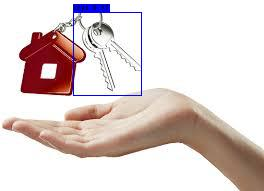
#> input picture test.jpg, 264 x 191 px, given as the content of the folder test.jpg, which was not available
$ python keys_with_background.py --keys test.jpg --background test.jpg
#> lines starting #> are read from the running program, lines starting #| are printed output that depends on the picture; pictures that were not available may be replaced by others from this repository, and a replacement may not be noted
#> in load_background, background is the input picture: shape (191, 264, 3); mean B, G, R 209.2, 211.8, 224.8
#> in load_background, `background = background[:, offset:offset + target_width, :]`:
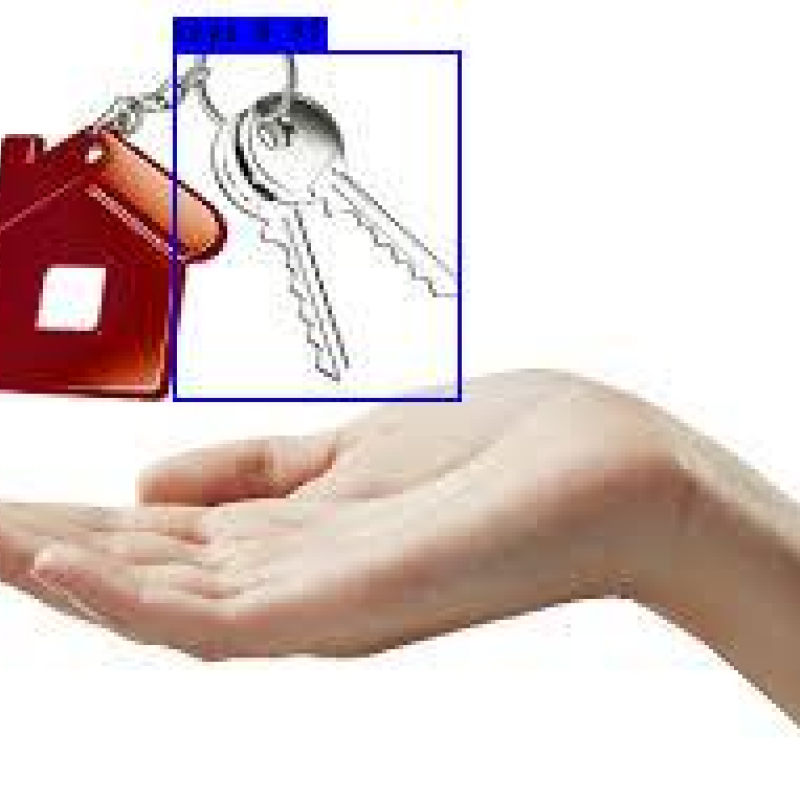
#> background: shape (800, 800, 3); mean R, G, B 222.2, 207.7, 205.3
#!/usr/bin/python
# -*- coding: utf-8 -*-

import os
import cv2
import numpy as np
import matplotlib.pyplot as plt
from keras.preprocessing import image
import sys
import argparse


# =============================================================================

def find_bounding_box(alpha_channel):
    """Find the bounding box of an image, based on its alpha channel

....The idea is to project the alpha value on the X and Y axis to get their histogram,
....then to define the box where 99,9% of the image opacity is.

....alpha_channel........Image alpha channel
....return ................(x, y, width, height) of the bounding box"""

# =============================================================================

    # Project image

    prj_h = np.sum(alpha_channel, axis=0)
    prj_v = np.sum(alpha_channel, axis=1)
    prj_tot = np.sum(prj_h)

    # This function finds the interval where the histogram is at (eps:1-eps) %

    def find_limits(projection, epsilon):

        integration = 0
        start = 0
        for i in range(len(projection)):
            integration += projection[i]
            if not start and integration > epsilon:
                start = i
            if integration > 1 - epsilon:
                end = i
                break

        return (start, end)

    # Find bounding box limits along X and Y

    (sx, ex) = find_limits(prj_h / prj_tot, 0.001)
    (sy, ey) = find_limits(prj_v / prj_tot, 0.001)

    return (sx, sy, ex - sx, ey - sy)


# =============================================================================

def load_key(
    path,
    size,
    rotation=0,
    flip=False,
    ):
    """Load a key image, with alpha channel included, and resize it, rotate it,
....and ajust its bounding box tightly

....path............Path to the image
....size............Highest dimension (width or height) of the final image [px]
....rotation........Rotation to apply to the image [deg]
....flip............True to flip the image along the horizontal axis

....return............Key image
...."""
#> called with path = 'test.jpg/test.jpg', size = 164.3, rotation = 196, flip = False

# =============================================================================

    # Open image

    key = cv2.imread(path, cv2.IMREAD_UNCHANGED)
    key = cv2.cvtColor(key, cv2.COLOR_BGRA2RGBA)
    if flip:
        key = cv2.flip(key, 0)
    (height, width) = key.shape[:2]
#> height = 191; width = 264

    # Increase canvas size to ensure to make any rotation without losing pixels

    dim = int(max(height, width) * 2 ** 0.5)
#> dim = 373
    new_canvas = np.zeros((dim, dim, 4), dtype=np.uint8)

    offx = (dim - width) // 2
#> offx = 54
    offy = (dim - height) // 2
#> offy = 91
    new_canvas[offy:offy + height, offx:offx + width, :] = key
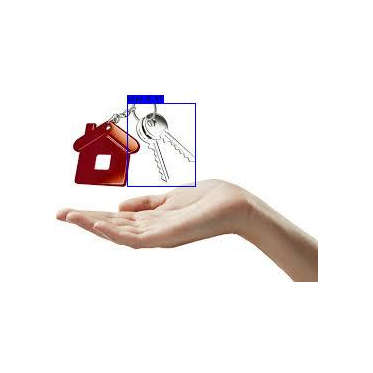
#> new_canvas: shape (373, 373, 4); mean R, G, B, A 81.5, 76.8, 75.8, 92.4; transparent parts drawn white
    key = new_canvas

    # Apply the rotation

    rot_mtx = cv2.getRotationMatrix2D((dim // 2, dim // 2), 45, 1)
    key = cv2.warpAffine(key, rot_mtx, (dim, dim))
#> key: shape (373, 373, 4)

    # Find bounding box and remove what is outside

    alpha_channel = key[:, :, 3]
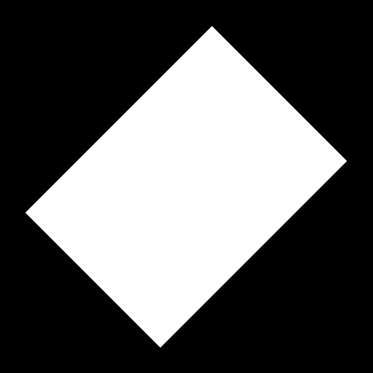
#> alpha_channel: shape (373, 373); min 0, max 255, mean 92.4
    (x, y, w, h) = find_bounding_box(alpha_channel)
#> in find_bounding_box, `prj_h = np.sum(alpha_channel, axis=0)`: prj_h = 373 values, max 68865 at index 161, min 0 at index 0, mean 34461.5
#> in find_bounding_box, `prj_v = np.sum(alpha_channel, axis=1)`: prj_v has the same summary as prj_h
#> in find_bounding_box, `prj_tot = np.sum(prj_h)`: prj_tot = 12854128
#> the loop in find_limits, `for i in range(len(projection)):` made 340 passes
#> (integration, start) on pass 33: (0.00117, 32)
#> (integration, end) on pass 340: (0.999, 339)
#> after the loop in find_limits, `for i in range(len(projection)):`: integration = 0.999; start = 32
#> in find_bounding_box, `(sx, ex) = find_limits(prj_h / prj_tot, 0.001)`: ex = 339
#> the loop in find_limits (call 2), `for i in range(len(projection)):` made 341 passes
#> (integration, start) on pass 34: (0.00127, 33)
#> (integration, end) on pass 341: (0.999, 340)
#> in find_bounding_box, `(sy, ey) = find_limits(prj_v / prj_tot, 0.001)`: sy = 33; ey = 340
#> x = 32; y = 33; w = 307; h = 307
    key = key[y:y + h, x:x + w, :]
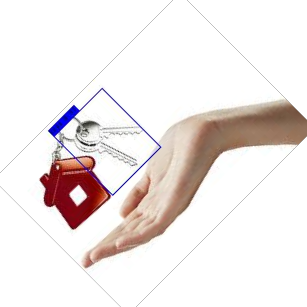
#> key: shape (307, 307, 4); mean R, G, B, A 119.8, 112.8, 111.4, 135.8; transparent parts drawn white
    (height, width) = (h, w)
#> height = 307; width = 307

    # Resize image so that its highest dimension is 'size'

    f_width = width / size
#> f_width = 1.87
    f_height = height / size
#> f_height = 1.87
    f = max(f_width, f_height)
#> f = 1.87
    key = cv2.resize(key, None, fx=1 / f, fy=1 / f,
                     interpolation=cv2.INTER_AREA)
#> key: shape (164, 164, 4)
    (height, width) = key.shape[:2]
#> height = 164; width = 164

    return key


# =============================================================================

def load_background(
    path,
    target_width,
    target_height,
    flip=False,
    ):
    """Load a background image, while ensuring its size fits the requested one
....If needed, image is cropped to preserve the aspect ratio

....path............................Path to the image
....target_width, target_height........Desired dimensions
....return ............................Image"""

# =============================================================================

    background = cv2.imread(path)
    background = cv2.cvtColor(background, cv2.COLOR_BGR2RGB)
    if flip:
        background = cv2.flip(background, 1)

    # Find scaling factor, so that the image is just bigger than requested (one dimension fit, the other is bigger)

    (height, width) = background.shape[:2]
    f_width = width / target_width
    f_height = height / target_height
    f = min(f_width, f_height)

    # Resize

    background = cv2.resize(background, None, fx=1 / f, fy=1 / f,
                            interpolation=cv2.INTER_AREA)
    (height, width) = background.shape[:2]

    # Then crop what is outside the requested size, with a random offset

    (height, width) = background.shape[:2]
    if height > target_height:
        offset = int(np.random.uniform(0, height - target_height))

        # offset = (height-target_height)//2

        background = background[offset:offset + target_height, :, :]
    elif width > target_width:

        offset = int(np.random.uniform(0, width - target_width))

        # offset = (width-target_width)//2

        background = background[:, offset:offset + target_width, :]

    return background


# =============================================================================

def addkey_to_background(
    background,
    key,
    x,
    y,
    blurr=0,
    ):
    """Patch a background image by the addition of a foreground image (key).
....The two images are combined by mixing them according to the key alpha channel

....background............Background image to patch
....key....................Image of the key to add to the background
....x, y................Position in the background image where to add the key
....blurr................Quantity of blurring (0..1)
...."""
#> called with x = 181, y = 252, blurr = 0.646

# =============================================================================

    key_alpha = key[:, :, 3]
    key_rgb = key[:, :, :3]
    (height, width) = key.shape[:2]
#> height = 164; width = 164

    # For each alpha value at x, y position, create a triplet of this same value

    alpha_factor = 0.9 * key_alpha[:, :, np.newaxis].astype(np.float32) \
        / 255.0
    alpha_factor = np.concatenate((alpha_factor, alpha_factor,
                                  alpha_factor), axis=2)
#> alpha_factor: shape (164, 164, 3) float32

    # Compute the patch to apply to the image (mix of background and foreground)

    key_rgb = key_rgb.astype(np.float32) * alpha_factor
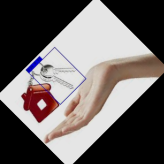
#> key_rgb: shape (164, 164, 3) float32; mean R, G, B 107.4, 101.1, 99.8
    patch = background.astype(np.float32)[y:y + height, x:x + width] \
        * (1 - alpha_factor)
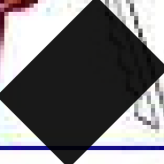
#> patch: shape (164, 164, 3) float32; mean R, G, B 118.8, 117.2, 119.7
    patch += key_rgb
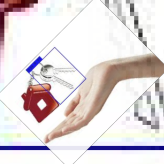
#> patch: shape (164, 164, 3) float32; mean R, G, B 226.1, 218.3, 219.6

    # patch the image

    background[y:y + height, x:x + width] = patch.astype(np.uint8)

    # A bit of blurring

    kernel_size = int(round(3 * blurr)) * 2 + 1
    blurred = cv2.GaussianBlur(background, (kernel_size, kernel_size),
                               0)
    return blurred


# =============================================================================
# """Image generation script"""
# =============================================================================

FLAGS = None

if __name__ == '__main__':

    # class YOLO defines the default value, so suppress any default here

    parser = argparse.ArgumentParser(argument_default=argparse.SUPPRESS)
    parser.add_argument('--keys', type=str, required=True,
                        help='path to keys path')

    parser.add_argument('--background', type=str, required=True,
                        help='path to background path')

    parser.add_argument('--output', type=str,
                        default='./keys_and_background',
                        help='path to output, default keys_and_background '
                        )
    FLAGS = parser.parse_args()

    NUM_IMAGES = 1000
    KEY_SIZE_RANGE = (60, 250)
    BACK_SIZE = 800

    PATH_KEYS = FLAGS.keys
    PATH_BACKGROUND = FLAGS.background
    PATH_OUTPUT = FLAGS.output
    os.mkdir(PATH_OUTPUT)


    # Load paths to key

    key_paths = []
    for path in os.listdir(PATH_KEYS):
        key_paths.append(os.path.join(PATH_KEYS, path))

    # Load paths to backgrounds

    back_paths = []
    for path in os.listdir(PATH_BACKGROUND):
        back_paths.append(os.path.join(PATH_BACKGROUND, path))

    csv_lines = []
    num_images = NUM_IMAGES
    while num_images > 0:

        # Choose configuration at random

        back_path = np.random.choice(back_paths)
        key_path = np.random.choice(key_paths)
        key_size = np.random.uniform(*KEY_SIZE_RANGE)
        x = int(np.random.uniform(BACK_SIZE - key_size - 1))
        y = int(np.random.uniform(BACK_SIZE - key_size - 1))
        angle = int(np.random.uniform(0, 360))
        flip = np.random.choice((True, False))
        flip_bckd = np.random.choice((True, False))
        blurr = np.random.uniform()

        # Combine background and foreground

        print (back_path)
        b = load_background(back_path, BACK_SIZE, BACK_SIZE, flip_bckd)
        k = load_key(key_path, key_size, angle, flip)
        final = addkey_to_background(b, k, x, y, blurr)

        # Save image

        output_path = os.path.join(PATH_OUTPUT,
                                   'gen_{:04d}.jpg'.format(num_images))
#> (the run stopped early here; a loop or call above may not have finished)
